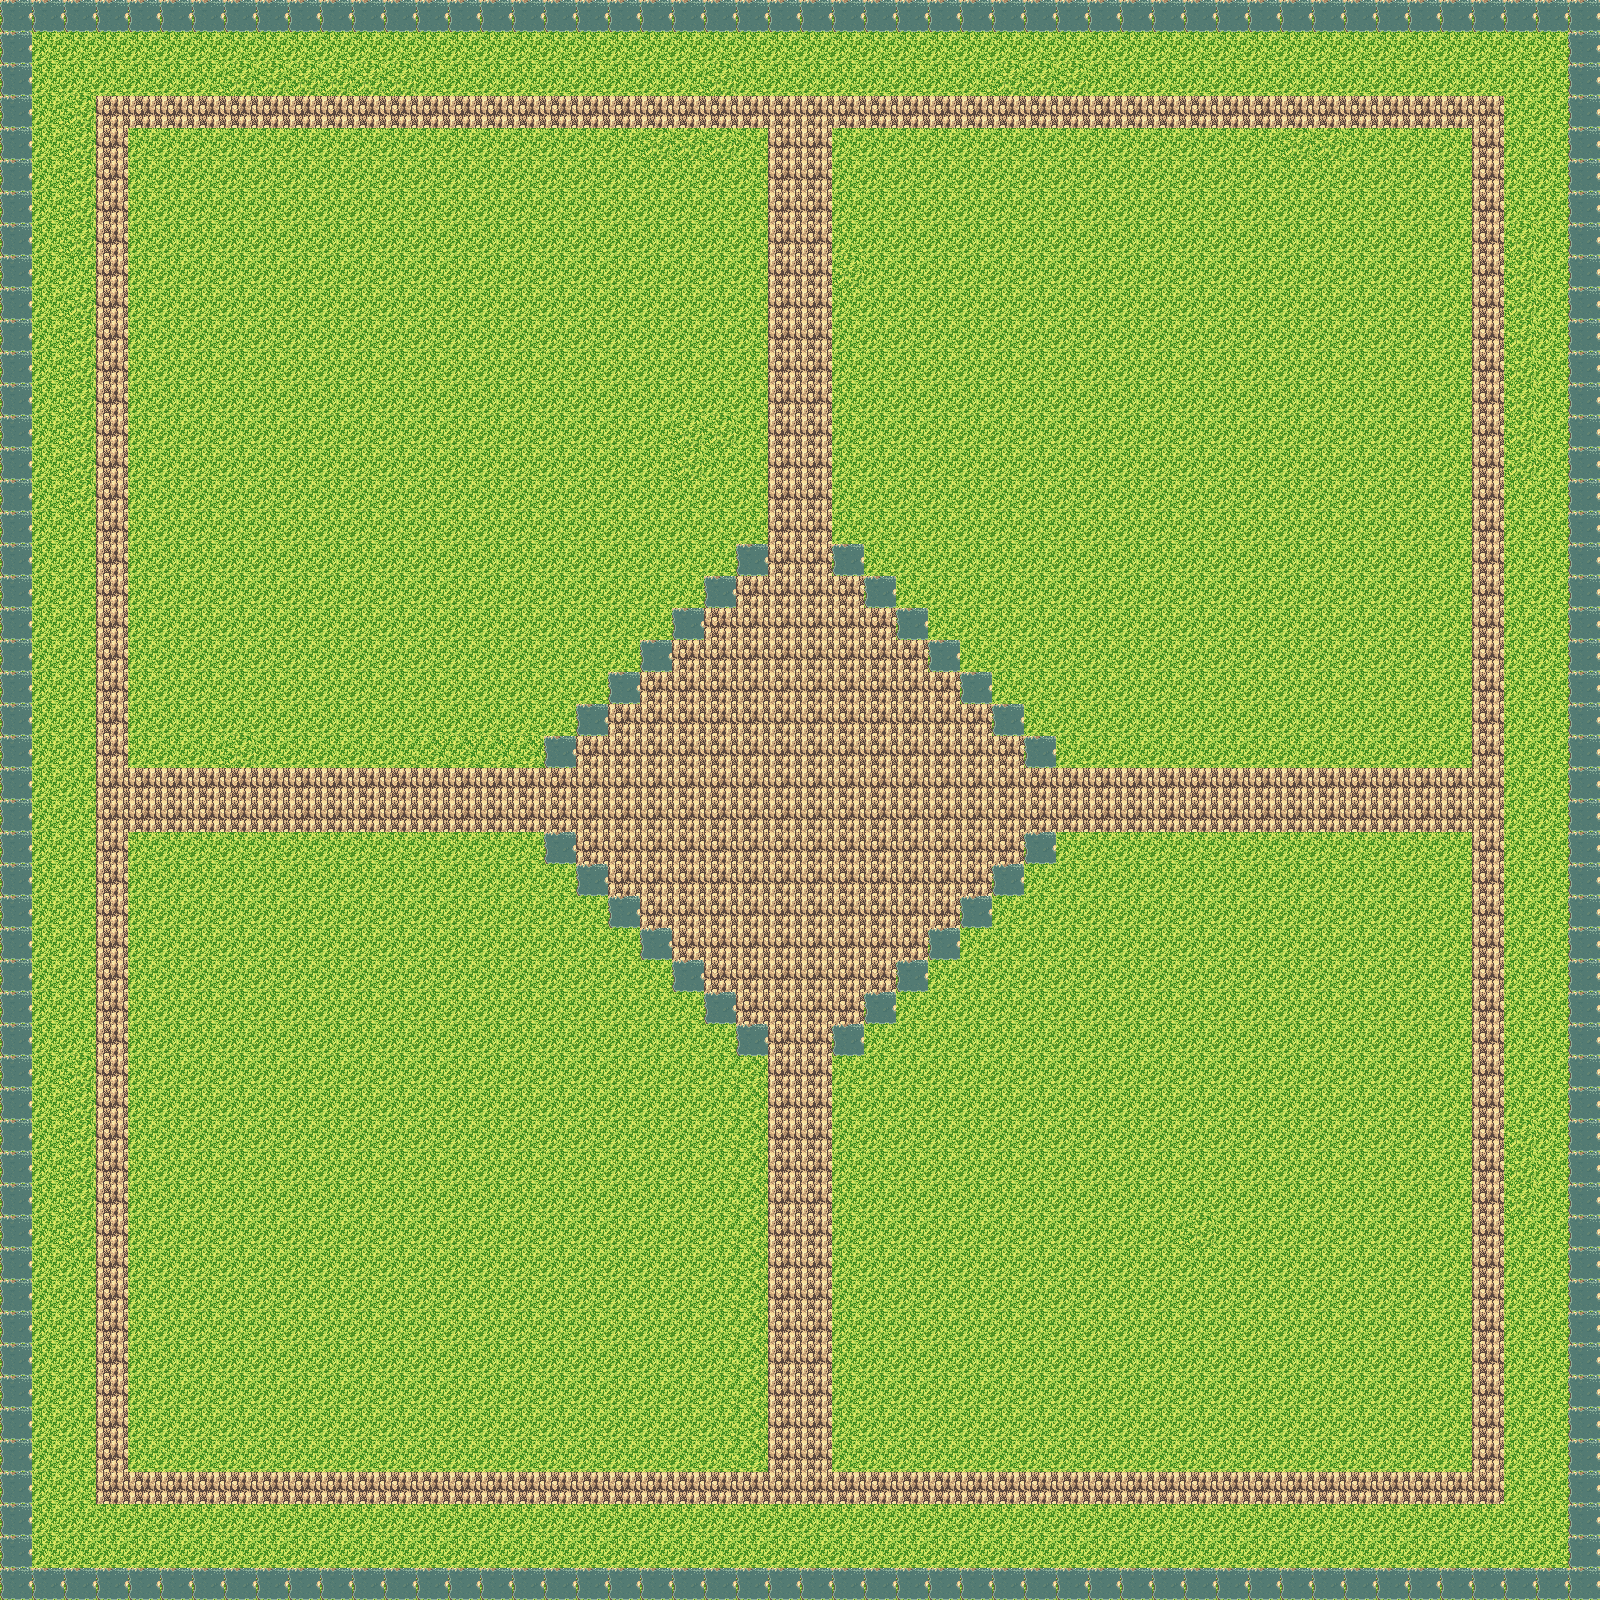

A level layout from a 2D game, rendered from its tile map. Below: a short description, then the map file with tile-grid data replaced by summaries:
An orthogonal 50x50 tile map with 32x32 px tiles, 1 tile layer (Map) and 44 objects.

<map version="1.5" tiledversion="1.7.2" orientation="orthogonal" renderorder="right-down" width="50" height="50" tilewidth="32" tileheight="32" infinite="0" nextlayerid="4" nextobjectid="81">
 <tileset firstgid="1" source="tiles.tsx" />
 <layer id="1" name="Map" width="50" height="50">
  <data>[2500 cells, 2500 non-empty, 6 distinct tile ids]</data>
 </layer>
 <objectgroup id="2" name="Enemies" visible="0">
  <object id="7" gid="47" x="975.778" y="284" width="32" height="32" />
  <object id="8" gid="47" x="904.593" y="1418.15" width="32" height="32" />
  <object id="9" gid="47" x="512" y="576" width="32" height="32" />
  <object id="11" gid="47" x="622.741" y="1362.3" width="32" height="32" />
  <object id="12" gid="47" x="217.333" y="599.333" width="32" height="32" />
  <object id="13" gid="47" x="448" y="1088" width="32" height="32" />
  <object id="14" gid="47" x="230.519" y="1382.82" width="32" height="32" />
  <object id="15" gid="47" x="1257.11" y="620.741" width="32" height="32" />
  <object id="16" gid="47" x="1120" y="1120" width="32" height="32" />
  <object id="17" gid="47" x="1339.48" y="266.667" width="32" height="32" />
  <object id="18" gid="47" x="1227.56" y="1306.22" width="32" height="32" />
  <object id="19" gid="47" x="672" y="416" width="32" height="32" />
 </objectgroup>
 <objectgroup id="3" name="Water" visible="0">
  <object id="43" x="32" y="0" width="1536" height="32" />
  <object id="45" x="1568" y="32" width="32" height="1536" />
  <object id="46" x="32" y="1568" width="1536" height="32" />
  <object id="47" x="0" y="32" width="32" height="1536" />
  <object id="50" x="544" y="736" width="32" height="32" />
  <object id="51" x="576" y="704" width="32" height="32" />
  <object id="54" x="608" y="672" width="32" height="32" />
  <object id="55" x="640" y="640" width="32" height="32" />
  <object id="56" x="672" y="608" width="32" height="32" />
  <object id="57" x="704" y="576" width="32" height="32" />
  <object id="59" x="736" y="544" width="32" height="32" />
  <object id="60" x="832" y="544" width="32" height="32" />
  <object id="61" x="864" y="576" width="32" height="32" />
  <object id="62" x="896" y="608" width="32" height="32" />
  <object id="63" x="928" y="640" width="32" height="32" />
  <object id="64" x="960" y="672" width="32" height="32" />
  <object id="65" x="992" y="704" width="32" height="32" />
  <object id="66" x="1024" y="736" width="32" height="32" />
  <object id="67" x="1024" y="832" width="32" height="32" />
  <object id="68" x="992" y="864" width="32" height="32" />
  <object id="69" x="960" y="896" width="32" height="32" />
  <object id="70" x="928" y="928" width="32" height="32" />
  <object id="71" x="896" y="960" width="32" height="32" />
  <object id="72" x="864" y="992" width="32" height="32" />
  <object id="73" x="832" y="1024" width="32" height="32" />
  <object id="74" x="736" y="1024" width="32" height="32" />
  <object id="75" x="704" y="992" width="32" height="32" />
  <object id="76" x="672" y="960" width="32" height="32" />
  <object id="77" x="640" y="928" width="32" height="32" />
  <object id="78" x="608" y="896" width="32" height="32" />
  <object id="79" x="576" y="864" width="32" height="32" />
  <object id="80" x="544" y="832" width="32" height="32" />
 </objectgroup>
</map>